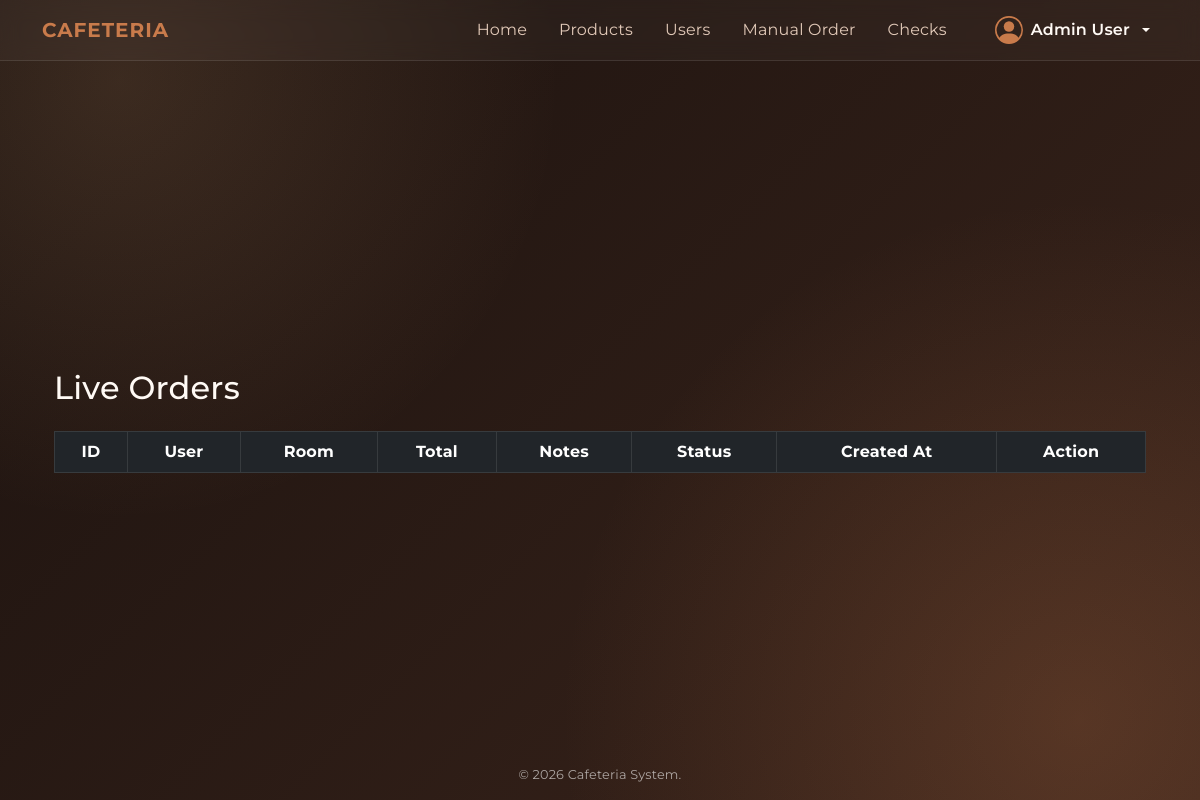
The app's page /admin/live_order.php (signed in), older data.
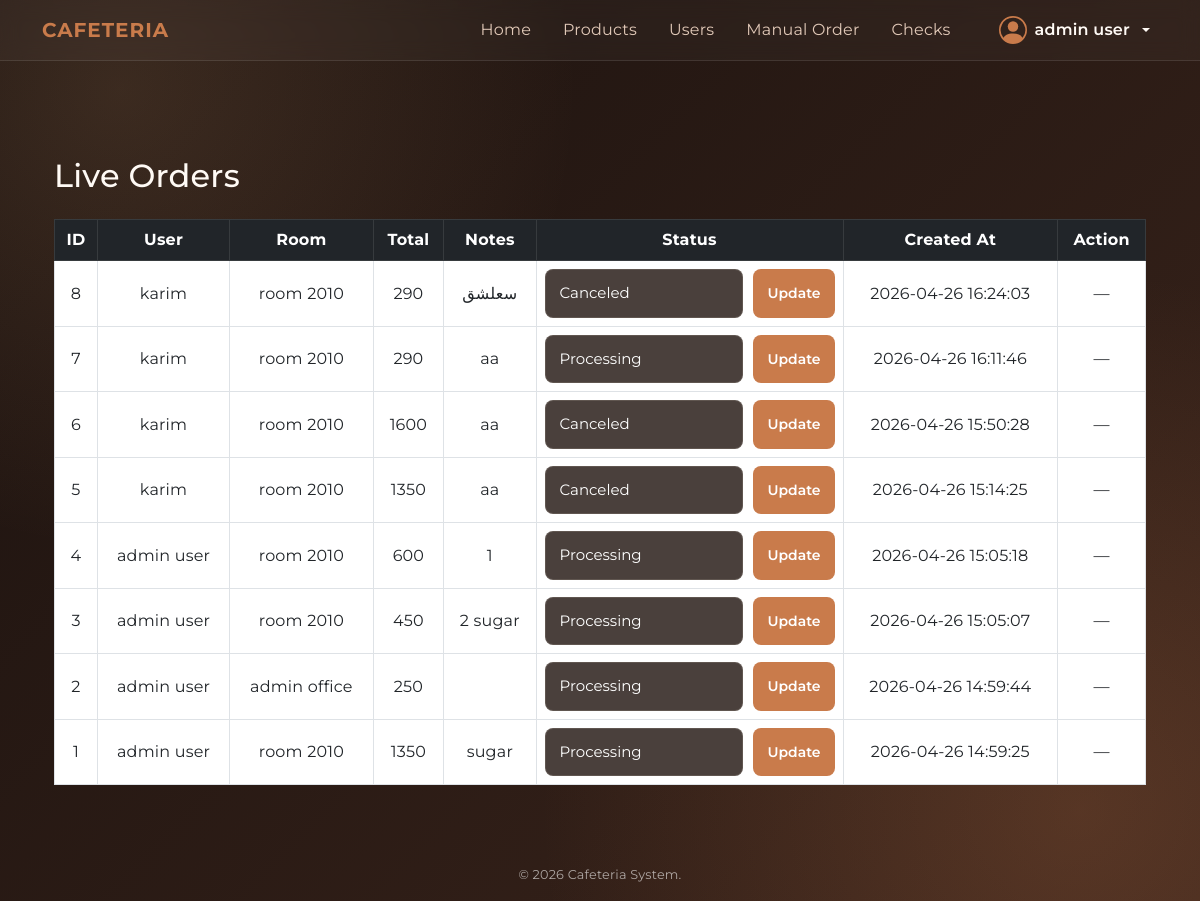
The same page, newer data.
### tables this page shows
CREATE TABLE orders (
    id INTEGER PRIMARY KEY AUTOINCREMENT,
    user_id INTEGER NOT NULL,
    room_id INTEGER NOT NULL, -- Exact delivery destination
    status TEXT DEFAULT 'processing',
    total_amount REAL NOT NULL,
    notes TEXT,
    created_at TEXT DEFAULT CURRENT_TIMESTAMP,
    FOREIGN KEY (user_id) REFERENCES users(id) ON DELETE CASCADE,
    FOREIGN KEY (room_id) REFERENCES rooms(id) ON DELETE SET NULL,
    CHECK (status IN ('processing', 'out for delivery', 'done', 'canceled'))
);

CREATE TABLE users (
    id INTEGER PRIMARY KEY AUTOINCREMENT,
    name TEXT NOT NULL,
    email TEXT UNIQUE NOT NULL,
    password TEXT NOT NULL,
    role TEXT DEFAULT 'customer',
    room_id INTEGER, -- Default room
    room_number TEXT,
    extension TEXT,
    profile_image TEXT,
    created_at TEXT DEFAULT CURRENT_TIMESTAMP,
    updated_at TEXT DEFAULT CURRENT_TIMESTAMP,
    FOREIGN KEY (room_id) REFERENCES rooms(id) ON DELETE SET NULL,
    CHECK (role IN ('admin', 'customer'))
);

### public/admin/live_order.php (the view, shortened to what this page needs)
<?php
$db = (new Database())->connect();
include_once __DIR__ . '/../includes/header.php';
$orders = $db->query("
    SELECT
        orders.*,
        users.name AS user_name,
        rooms.name AS room_name
    FROM orders
    JOIN users ON orders.user_id = users.id
    JOIN rooms ON orders.room_id = rooms.id
    ORDER BY orders.created_at DESC
");
?>
<div class="container mt-5">
    <h2 class="mb-4">Live Orders</h2>
    <table class="table table-bordered table-hover text-center align-middle">
        <thead class="table-dark">
            <tr>
                <th>ID</th>
                <th>User</th>
                <th>Room</th>
                <th>Total</th>
                <th>Notes</th>
                <th>Status</th>
                <th>Created At</th>
                <th>Action</th>
            </tr>
        </thead>
        <tbody>
            <?php foreach ($orders as $order): ?>
                <tr>
                    <td><?= $order['id'] ?></td>
                    <td><?= $order['user_name'] ?></td>
                    <td><?= $order['room_name'] ?></td>
                    <td><?= $order['total_amount'] ?></td>
                    <td><?= $order['notes'] ?></td>
                    <td>
                        <form method="POST" style="display:flex; gap:10px;">
                            <select name="status" class="form-select">
                                <option value="processing" <?= $order['status'] == 'processing' ? 'selected' : '' ?>>
                                    Processing
                                </option>
                                <option value="canceled" <?= $order['status'] == 'canceled' ? 'selected' : '' ?>>
                                    Canceled
                                </option>
                            </select>
                            <button type="submit" class="btn btn-primary">
                                Update
                            </button>
                        </form>
                    </td>
                    <td><?= $order['created_at'] ?></td>
                    <td>—</td>
                </tr>
            <?php endforeach; ?>
        </tbody>
    </table>
</div>
<?php include_once __DIR__ . '/../includes/footer.php'; ?>

### public/includes/header.php (shortened to what this page needs)
<?php
$currentPage = basename($_SERVER['PHP_SELF']);
?>
<!DOCTYPE html>
<html lang="en">
<head>
    <link href="https://cdn.jsdelivr.net/npm/bootstrap@5.3.0/dist/css/bootstrap.min.css" rel="stylesheet">
    <link rel="stylesheet" href="/css/style.css">
</head>
<body class="d-flex flex-column min-vh-100">
    <nav class="navbar navbar-expand-lg navbar-dark" style="background-color: rgba(255, 255, 255, 0.03); backdrop-filter: blur(10px); border-bottom: 1px solid rgba(255, 255, 255, 0.1);">
        <div class="container">
            <a class="navbar-brand fw-bold text-uppercase" style="color: var(--accent-primary); letter-spacing: 1px;" href="home.php">Cafeteria</a>
            <div class="collapse navbar-collapse justify-content-end" id="navbarNav">
                <?php if (isset($_SESSION['user_id'])): ?>
                    <ul class="navbar-nav align-items-center gap-3">
                        <?php if ($_SESSION['user_role'] === 'admin'): ?>
                            <li class="nav-item">
                                <a class="nav-link <?= strpos($currentPage, 'dashboard.php') !== false ? 'active' : '' ?>" href="/admin/dashboard.php" style="<?= strpos($currentPage, 'dashboard.php') !== false ? 'color: var(--accent-secondary) !important;' : 'color: var(--text-muted);' ?>">Home</a>
                            </li>
                            <li class="nav-item">
                                <a class="nav-link" href="/admin/products.php" style="color: var(--text-muted);">Products</a>
                            </li>
                            <li class="nav-item">
                                <a class="nav-link" href="/admin/users.php" style="color: var(--text-muted);">Users</a>
                            </li>
                            <li class="nav-item">
                                <a class="nav-link" href="/admin/manual-order.php" style="color: var(--text-muted);">Manual Order</a>
                            </li>
                            <li class="nav-item">
                                <a class="nav-link" href="/admin/checks.php" style="color: var(--text-muted);">Checks</a>
                            </li>
                        <?php endif; ?>
                        <li class="nav-item dropdown ms-lg-3">
                            <a class="nav-link dropdown-toggle d-flex align-items-center gap-2" href="#" id="userDropdown" role="button" data-bs-toggle="dropdown" aria-expanded="false" style="color: var(--text-main);">
                                <span class="fw-semibold"><?= htmlspecialchars($_SESSION['user_name']) ?></span>
                            </a>
                        </li>
                    </ul>
                <?php endif; ?>
            </div>
        </div>
    </nav>
    <div class="container flex-grow-1 d-flex flex-column justify-content-center py-5">

### public/includes/footer.php (shortened to what this page needs)
    </div>
    <footer class="text-center py-3 mt-auto" style="color: rgba(255, 255, 255, 0.5); font-size: 0.8rem;">
        &copy; <?php echo date('Y'); ?> Cafeteria System.
    </footer>
</body>
</html>

### public/css/style.css (style rules this page uses)
:root { --bg-start: #1b120f; --bg-end: #3a241b; --text-main: #fffaf5; --text-muted: #e1c9b8; --accent-primary: #c97b4b; --accent-primary-hover: #b8683a; --accent-secondary: #f0b67f; --accent-cream: #fff1e6; --coffee-dark: #231612; --coffee-mid: #5a3524; --glass-bg: rgba(35, 22, 18, 0.48); --glass-border: rgba(255, 241, 230, 0.14); }
* { margin: 0; padding: 0; box-sizing: border-box; font-family: 'Montserrat', sans-serif; }
body { background: radial-gradient(circle at 10% 10%, rgba(240, 182, 127, 0.14), transparent 34%), radial-gradient(circle at 90% 90%, rgba(201, 123, 75, 0.22), transparent 40%), linear-gradient(135deg, var(--bg-start) 0%, var(--bg-end) 100%); min-height: 100vh; color: var(--text-main); letter-spacing: 0.2px; }
.navbar { background: rgba(255, 255, 255, 0.03); backdrop-filter: blur(10px); border-bottom: 1px solid rgba(255, 255, 255, 0.1); }
.navbar-brand { color: var(--accent-primary) !important; letter-spacing: 1px; }
.form-control, .form-select { background: rgba(35, 22, 18, 0.82); border: 1px solid rgba(255, 241, 230, 0.12); padding: 12px 14px; border-radius: 8px; color: #ffffff; font-size: 15px; outline: none; transition: all 0.3s ease; }
.btn { background: var(--accent-primary); color: #ffffff; border: none; padding: 10px 14px; border-radius: 8px; font-size: 14px; font-weight: 600; cursor: pointer; transition: background 0.25s ease, transform 0.1s ease, box-shadow 0.25s ease; }
footer { color: rgba(255, 255, 255, 0.6) !important; }

Row changes from the older to the newer data that the page shows:
added orders: id "8", user.name "karim", room_name "room 2010", total_amount "290", notes "سعلشق", status "Canceled", created_at "2026-04-26 16:24:03"
added orders: id "7", user.name "karim", room_name "room 2010", total_amount "290", notes "aa", status "Processing", created_at "2026-04-26 16:11:46"
added orders: id "6", user.name "karim", room_name "room 2010", total_amount "1600", notes "aa", status "Canceled", created_at "2026-04-26 15:50:28"
added orders: id "5", user.name "karim", room_name "room 2010", total_amount "1350", notes "aa", status "Canceled", created_at "2026-04-26 15:14:25"
added orders: id "4", user.name "admin user", room_name "room 2010", total_amount "600", notes "1", status "Processing", created_at "2026-04-26 15:05:18"
added orders: id "3", user.name "admin user", room_name "room 2010", total_amount "450", notes "2 sugar", status "Processing", created_at "2026-04-26 15:05:07"
added orders: id "2", user.name "admin user", room_name "admin office", total_amount "250", status "Processing", created_at "2026-04-26 14:59:44"
added orders: id "1", user.name "admin user", room_name "room 2010", total_amount "1350", notes "sugar", status "Processing", created_at "2026-04-26 14:59:25"
Text that changed along with them:
$_SESSION['user_name']: "Admin User" → "admin user"
